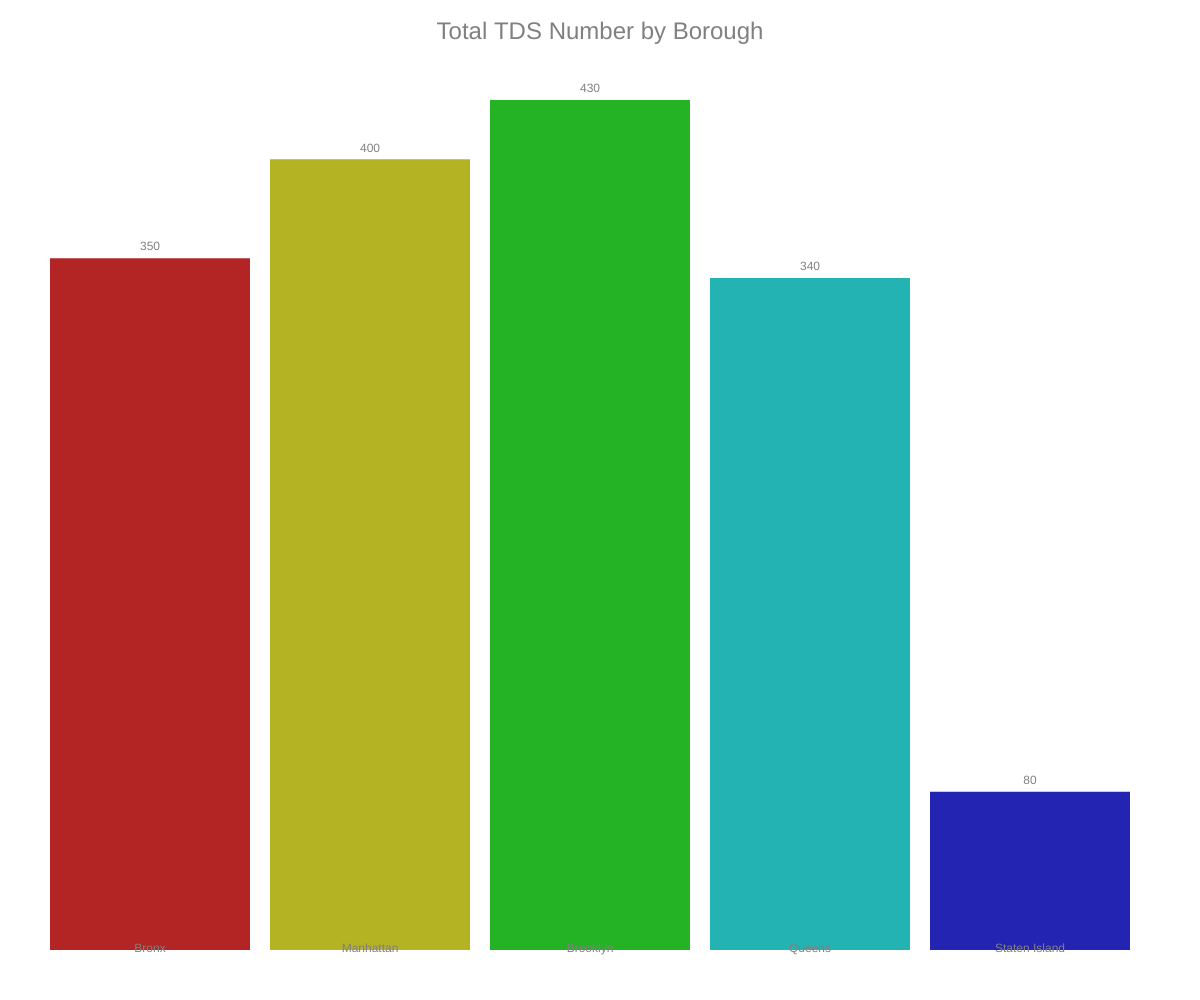
Frame 1 (no input)
Frame 2 (the mouse pressed at the canvas centre, redrawn once): identical to frame 1, image omitted

The p5.js sketch that drew this single still picture (run headless with seeded random() and noise() and a simulated clock; the mouse was pressed at the canvas centre and the sketch redrawn once):

// p5.js sketch
// ── sketch.js
let developmentsData = [];
let boroughColors = {};
let maxTdsSum = 0;
let boroughTdsSums = {}; // To store summed tds_number for each borough

function setup() {
  createCanvas(windowWidth, windowHeight);
  colorMode(HSB, 360, 100, 100);
  noLoop(); // We want a static image

  // Hardcoded Sample Data (based on your headers)
  // In a real scenario, this would come from your CSV
  developmentsData = [
    { borough: "Bronx", name: "Development A", tds: 150 },
    { borough: "Bronx", name: "Development B", tds: 200 },
    { borough: "Manhattan", name: "Development C", tds: 300 },
    { borough: "Manhattan", name: "Development D", tds: 100 },
    { borough: "Brooklyn", name: "Development E", tds: 250 },
    { borough: "Brooklyn", name: "Development F", tds: 180 },
    { borough: "Queens", name: "Development G", tds: 220 },
    { borough: "Queens", name: "Development H", tds: 120 },
    { borough: "Staten Island", name: "Development I", tds: 80 }
  ];

  processDataForBarChart();
  setupColorsForBoroughs();
}

function processDataForBarChart() {
  // Sum tds_number for each borough
  for (let data of developmentsData) {
    if (boroughTdsSums[data.borough]) {
      boroughTdsSums[data.borough] += data.tds;
    } else {
      boroughTdsSums[data.borough] = data.tds;
    }
    maxTdsSum = max(maxTdsSum, boroughTdsSums[data.borough]);
  }
}

function setupColorsForBoroughs() {
  let uniqueBoroughs = Object.keys(boroughTdsSums);
  for (let i = 0; i < uniqueBoroughs.length; i++) {
    let hueVal = map(i, 0, uniqueBoroughs.length, 0, 300);
    boroughColors[uniqueBoroughs[i]] = color(hueVal, 80, 70);
  }
}

function draw() {
  background(240); // Light background

  let barWidth =
    (width - 100) / Object.keys(boroughTdsSums).length - 20;
  let x = 50 + barWidth / 2;
  let baseY = height - 50;

  textAlign(CENTER, TOP);
  textSize(24);
  fill(50);
  text("Total TDS Number by Borough", width / 2, 20);

  textAlign(CENTER, BOTTOM);
  textSize(12);

  for (let borough in boroughTdsSums) {
    let tdsSum = boroughTdsSums[borough];
    let barHeight = map(
      tdsSum,
      0,
      maxTdsSum,
      0,
      height - 150
    );

    fill(boroughColors[borough]);
    noStroke();
    rectMode(CENTER);
    rect(x, baseY - barHeight / 2, barWidth, barHeight);

    fill(50);
    text(borough, x, baseY + 5);
    text(tdsSum, x, baseY - barHeight - 5);

    x += barWidth + 20;
  }
}

function windowResized() {
  resizeCanvas(windowWidth, windowHeight);
  redraw();
}
